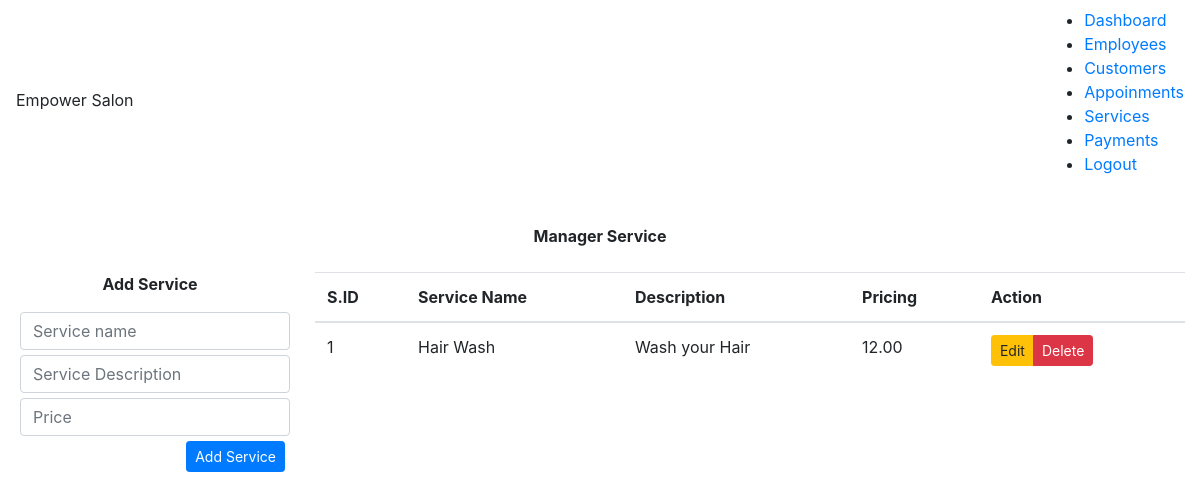
Before: /manage_service.php (signed in) with the older database file.
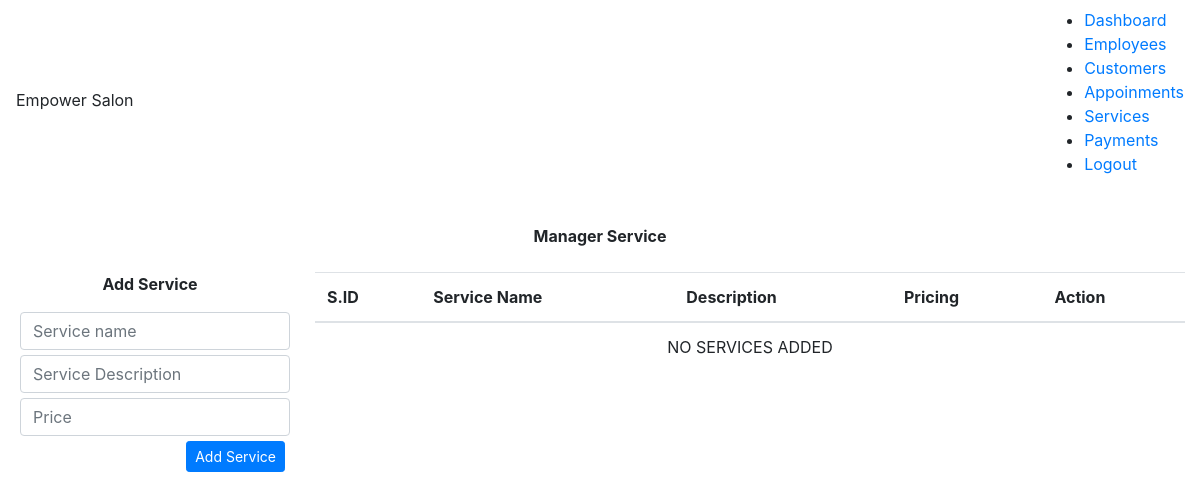
After: the same page with the newer database file.
### tables this page shows
CREATE TABLE IF NOT EXISTS `services` (
  `id` int(11) NOT NULL AUTO_INCREMENT,
  `name` varchar(255) NOT NULL,
  `description` varchar(255) NOT NULL,
  `price` decimal(5,2) NOT NULL,
  PRIMARY KEY (`id`),
  UNIQUE KEY `name` (`name`)
);

### manage_service.php (the view, shortened to what this page needs)
<?php
	include_once('configs/db.php');
	include('dashboard_header.php');
	$services = [];
	$sql_query = "select * from services";
	$result = mysqli_query($db_conn,$sql_query);
	if($result)
	{
		$services = mysqli_fetch_all($result);
	}
?>
<!DOCTYPE html>
<html lang="en">
<head>
    <link rel="stylesheet" href="https://maxcdn.bootstrapcdn.com/bootstrap/4.4.1/css/bootstrap.min.css">
</head>
<body>
	<div class="container-fluid">
		<p class="text-center font-weight-bold m-4">Manager Service</p>
		<div class="row">
			<div class="col-md-3">
				<form action="actions/service/add_service.php" class="form-group" method="POST">
					<p class="text-center font-weight-bold">Add Service</p>
					<input type="text" class="form-control" placeholder="Service name" name="ser_name" required>
					<input type="text" class="form-control" placeholder="Service Description" name="ser_desc" required>
					<input type="number" class="form-control" placeholder="Price" name="ser_price" required>
					<div class="text-right">
						<input type="submit" value="Add Service" class="btn btn-sm btn-primary">
					</div>
				</form>
			</div>
			<div class="col-md-9">
				<table class="table">
					<thead>
						<tr>
							<th>S.ID</th>
							<th>Service Name</th>
							<th>Description</th>
							<th>Pricing</th>
							<th>Action</th>
						</tr>
						<?php if(empty($services)):?>
							<tr align="center">
							<td colspan="6"> NO SERVICES ADDED </td>
							</tr>
						<?php else:?>
						<?php
						foreach($services as $key=>$service)
						{
						echo '
							<tr>
								<td>'.($key+1).'</td>
								<td>'.$service[1].'</td>
								<td>'.$service[2].'</td>
								<td>'.$service[3].'</td>
								<td>
									<div class="btn-group btn-group-sm">
									<button type="button" class="btn btn-warning  edit-service" onclick=edit_service('.$service[0].')>Edit</button>
									<button type="button" class="btn btn-danger"  onclick=del_service_alert('.$service[0].')>Delete</button>
									</div>
								</td>
							</tr>';
						}
						?>
						<?php endif; ?>
					</thead>
				</table>
			</div>
		</div>
	</div>
</body>
</html>

Changed rows visible on the page:
removed services: name "Hair Wash", description "Wash your Hair", price "12.00"
Other visible differences:
text now shown: "NO SERVICES ADDED"
